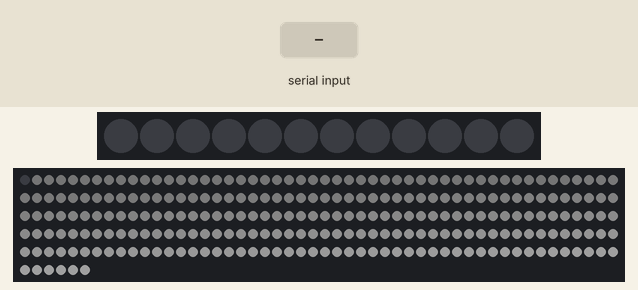
A sketch run on a simulated Arduino Mega 2560, built with avr-gcc and run on an emulated ATmega2560. Shown: 12 RGB LEDs in strip order, left to right, 256 RGB LEDs in strip order, left to right, continuing on the next row. The inputs (shaded band) are chosen by the test bench. Dim RGB values are drawn brighter than linear; what the sketch prints to the serial monitor is not drawn.

Above: at 1.2 s.

The sketch:

NeoPixel.ino
```cpp
// https://www.arduino.cc/reference/en/


#include <Adafruit_NeoPixel.h>

// https://funduino.de/nr-17-ws2812-neopixel

#define PIN  9   // Hier wird angegeben, an welchem digitalen Pin die WS2812 LEDs bzw. NeoPixel angeschlossen sind
#define RGBMATRIX_DOUT 8  //
#define NUMPIXELS 12 // Hier wird die Anzahl der angeschlossenen WS2812 LEDs bzw. NeoPixel angegeben
#define RGBMATRIX_NUMPIXELS 256 // Hier wird die Anzahl der angeschlossenen WS2812 LEDs bzw. NeoPixel angegeben

#define RGB_DIV 2048

Adafruit_NeoPixel pixels = Adafruit_NeoPixel(NUMPIXELS, PIN, NEO_GRB + NEO_KHZ800);
Adafruit_NeoPixel NeoPixel = Adafruit_NeoPixel(RGBMATRIX_NUMPIXELS, RGBMATRIX_DOUT, NEO_GRB + NEO_KHZ800);

int pause=100; // 100 Millisekunden Pause bis zur Ansteuerung der nächsten LED.
byte bySerialDummy;
byte bySerialR;
byte bySerialG;
byte bySerialB;

void setup() {
  // put your setup code here, to run once:
  pixels.begin(); // Initialisierung der NeoPixel
  NeoPixel.begin(); // Initialisierung der NeoPixel
  Serial.begin(115200); // Initialisierung der seriellen Schnittstelle
  Serial1.begin(115200); // Initialisierung der seriellen Schnittstelle
}

struct BITMAPFILEHEADER {
    byte    bfType;        // Typ bei *.bmp in Hex = 424D = BM
    word    bfSize;        // Dateigröße in Byte
    word    bfReserved1;
    word    bfReserved2;
    unsigned long   bfOffBits;     // Offset zum ersten Datenbyte des Bildes
};

struct BITMAPINFOHEADER {
    unsigned long   biSize;      // Länge des Info-Headers(dieser Record) = 40 Byte in Hex 28
    long    biWidth;      // Breite des Bilds
    long    biHeight;      // Höhe des Bilds
    word    biPlanes;       // Anzahl der Farbebenen in der Regel 1 u. 0
    word    biBitCount;      // Anzahl der Bits pro Pixel( Anzahl der Farben)
           // 1= Schwarz-Weis, 4 = 16 Farben = 64 Byte,
           // 8 = 256 Farben = 1024 Byte, 24 = 16 Milionen Farben
    unsigned long   biCompression;    // Komprimierungstyp, 0 = Unkomprimiert, 1 = 8-Bit
            // Run-Length-Encording-Verfahren,
                              // 2 = 4-Bit Run-Encording-Verfahren
    unsigned long   biSizeImage;       // Bildgröße in Bytes.
    long    biXPelsPerMeter;   // Horizontale Auflösung
    long    biYPelsPerMeter;   // Vertikale Auflösung
    unsigned long   biClrUsed;         // Die Zahl der im Bild vorkommenden Farben
    unsigned long   biClrImportant;    // die Anzahl der wichtigen Farben
} ;

#define BMP_HEADER_SIZE 54
byte color;
long idx;
int iBmpIdxCnt;
int iTimeOut;   // [ms]
byte byMsCnt;
//byte bild[] = {0,0,0, 0xff, 0x34, ,}

extern int __heap_start, *__brkval;
int iHeapStart;
int freeRam () {
  extern int __heap_start, *__brkval;
  int v;
  return (int) &v - (__brkval == 0 ? (int) &__heap_start : (int) __brkval);
}

void loop() {
  // put your main code here, to run repeatedly:
  if (byMsCnt == 0){
    for (idx = 0; idx < 256; idx++){
      NeoPixel.setPixelColor(idx, NeoPixel.Color((idx*idx+RGB_DIV-1)/RGB_DIV,(idx*idx+RGB_DIV-1)/RGB_DIV,(idx*idx+RGB_DIV-1)/RGB_DIV)); // Pixel1 leuchtet in der Farbe Grün
    }
    NeoPixel.show(); // Durchführen der Pixel-Ansteuerung
  }
/*
  Serial.write("Hello World 0\n");
  Serial1.write("Hello World 1\n");
  Serial.write("FreeRam: ");
  Serial.println(freeRam());
  Serial.write("HeapStart: ");
  iHeapStart = &__heap_start;
  Serial.println(iHeapStart);
*/
  if (byMsCnt >= 50){
    for (idx = 0; idx < 12; idx++){
      pixels.setPixelColor(idx, pixels.Color((color+idx) % 25, (color+idx+8) % 25, (color+idx+16) % 25)); // Pixel1 leuchtet in der Farbe Grün
    }
    color++;
    if (color >= 250) color = 0;
    if (iBmpIdxCnt == 0){
      for (idx = 0; idx < 256; idx++){
        NeoPixel.setPixelColor(idx, NeoPixel.Color((color+idx) % 25, (color+idx+8) % 25, (color+idx+16) % 25)); // Pixel1 leuchtet in der Farbe Grün
      }
    }
  }
  delay(1);
  byMsCnt++;
/*
  pixels.setPixelColor(0, pixels.Color(25, 0,0)); // Pixel1 leuchtet in der Farbe Grün
  pixels.setPixelColor(1, pixels.Color(25, 0,0)); // Pixel1 leuchtet in der Farbe Grün
  pixels.setPixelColor(2, pixels.Color(25, 0,0)); // Pixel1 leuchtet in der Farbe Grün
  pixels.setPixelColor(3, pixels.Color(25, 0,0)); // Pixel1 leuchtet in der Farbe Grün
  pixels.setPixelColor(4, pixels.Color(0, 25,0)); // Pixel1 leuchtet in der Farbe Grün
  pixels.setPixelColor(5, pixels.Color(0, 25,0)); // Pixel1 leuchtet in der Farbe Grün
  pixels.setPixelColor(6, pixels.Color(0, 25,0)); // Pixel1 leuchtet in der Farbe Grün
  pixels.setPixelColor(7, pixels.Color(0, 25,0)); // Pixel1 leuchtet in der Farbe Grün
  pixels.setPixelColor(8, pixels.Color(0, 0,25)); // Pixel1 leuchtet in der Farbe Grün
  pixels.setPixelColor(9, pixels.Color(0, 0,25)); // Pixel1 leuchtet in der Farbe Grün
  pixels.setPixelColor(10, pixels.Color(0, 0,25)); // Pixel1 leuchtet in der Farbe Grün
  pixels.setPixelColor(11, pixels.Color(0, 0,25)); // Pixel1 leuchtet in der Farbe Grün
*/
/*
pixels.setPixelColor(1, pixels.Color(0,255,0)); // Pixel1 leuchtet in der Farbe Grün
pixels.show(); // Durchführen der Pixel-Ansteuerung
delay (pause); // Pause, in dieser Zeit wird nichts verändert.
pixels.setPixelColor(2, pixels.Color(0,150,0)); // Pixel2 leuchtet in der Farbe Grün
pixels.show(); // Durchführen der Pixel-Ansteuerung
delay (pause); // Pause, in dieser Zeit wird nichts verändert.
pixels.setPixelColor(3, pixels.Color(0,50,0)); // Pixel3 leuchtet in der Farbe Grün
pixels.show(); // Durchführen der Pixel-Ansteuerung
delay (pause); // Pause, in dieser Zeit wird nichts verändert.
pixels.setPixelColor(4, pixels.Color(0,10,0)); // Pixel4 leuchtet in der Farbe Grün
pixels.show(); // Durchführen der Pixel-Ansteuerung
delay (pause); // Pause, in dieser Zeit wird nichts verändert.
pixels.setPixelColor(5, pixels.Color(0,1,0)); // Pixel5 leuchtet in der Farbe Grün
pixels.show(); // Durchführen der Pixel-Ansteuerung
delay (pause); // Pause, in dieser Zeit wird nichts verändert.

pixels.setPixelColor(6, pixels.Color(255,0,0)); // Pixel1 leuchtet in der Farbe Grün
pixels.show(); // Durchführen der Pixel-Ansteuerung
delay (pause); // Pause, in dieser Zeit wird nichts verändert.
pixels.setPixelColor(7, pixels.Color(150,0,0)); // Pixel2 leuchtet in der Farbe Grün
pixels.show(); // Durchführen der Pixel-Ansteuerung
delay (pause); // Pause, in dieser Zeit wird nichts verändert.
pixels.setPixelColor(8, pixels.Color(50,0,0)); // Pixel3 leuchtet in der Farbe Grün
pixels.show(); // Durchführen der Pixel-Ansteuerung
delay (pause); // Pause, in dieser Zeit wird nichts verändert.
pixels.setPixelColor(9, pixels.Color(10,0,0)); // Pixel4 leuchtet in der Farbe Grün
pixels.show(); // Durchführen der Pixel-Ansteuerung
delay (pause); // Pause, in dieser Zeit wird nichts verändert.
pixels.setPixelColor(10, pixels.Color(1,0,0)); // Pixel5 leuchtet in der Farbe Grün
pixels.show(); // Durchführen der Pixel-Ansteuerung
delay (pause); // Pause, in dieser Zeit wird nichts verändert.

pixels.setPixelColor(11, pixels.Color(0,0,255)); // Pixel1 leuchtet in der Farbe Grün
pixels.show(); // Durchführen der Pixel-Ansteuerung
delay (pause); // Pause, in dieser Zeit wird nichts verändert.
pixels.setPixelColor(0, pixels.Color(0,0,150)); // Pixel2 leuchtet in der Farbe Grün
pixels.show(); // Durchführen der Pixel-Ansteuerung
delay (pause); // Pause, in dieser Zeit wird nichts verändert.


// Zurücksetzen aller Pixelfarben auf Stufe "0" (aus)
pixels.setPixelColor(0, pixels.Color(0,0,0));
pixels.setPixelColor(1, pixels.Color(0,0,0));
pixels.setPixelColor(2, pixels.Color(0,0,0));
pixels.setPixelColor(3, pixels.Color(0,0,0));
pixels.setPixelColor(4, pixels.Color(0,0,0));
pixels.setPixelColor(5, pixels.Color(0,0,0));
pixels.setPixelColor(6, pixels.Color(0,0,0));
pixels.setPixelColor(7, pixels.Color(0,0,0));
pixels.setPixelColor(8, pixels.Color(0,0,0));
pixels.setPixelColor(9, pixels.Color(0,0,0));
pixels.setPixelColor(10, pixels.Color(0,0,0));
pixels.setPixelColor(11, pixels.Color(0,0,0)); */
pixels.show(); // Durchführen der Pixel-Ansteuerung
NeoPixel.show(); // Durchführen der Pixel-Ansteuerung
/*
delay (pause); // Pause, die LEDs bleiben in dieser Zeit aus
*/
  while(Serial.available() == 0);
  iBmpIdxCnt = 0;
  while(Serial.available()>0){
    if (iBmpIdxCnt >= BMP_HEADER_SIZE){
      if ((iBmpIdxCnt-BMP_HEADER_SIZE) % 3 == 0){ bySerialB = Serial.read();}
      else if ((iBmpIdxCnt-BMP_HEADER_SIZE) % 3 == 1){ bySerialG = Serial.read();}
      else if ((iBmpIdxCnt-BMP_HEADER_SIZE) % 3 == 2 /*&& iBmpIdxCnt-BMP_HEADER_SIZE < 32*3*/) {
        bySerialR = Serial.read();
        if (((iBmpIdxCnt-BMP_HEADER_SIZE)/3/16) & 1){
          // ungerade Zeile
          NeoPixel.setPixelColor((iBmpIdxCnt-BMP_HEADER_SIZE)/3 + 15 - (((iBmpIdxCnt-BMP_HEADER_SIZE)/3) % 16)- (((iBmpIdxCnt-BMP_HEADER_SIZE)/3) % 16), NeoPixel.Color(((long)bySerialR*bySerialR+RGB_DIV-1)/RGB_DIV, ((long)bySerialG*bySerialG+RGB_DIV-1)/RGB_DIV, ((long)bySerialB*bySerialB+RGB_DIV-1)/RGB_DIV)); // Pixel1 leuchtet in der Farbe Grün
        }
        else{
          // gerade Zeile
          NeoPixel.setPixelColor((iBmpIdxCnt-BMP_HEADER_SIZE)/3, NeoPixel.Color(((long)bySerialR*bySerialR+RGB_DIV-1)/RGB_DIV, ((long)bySerialG*bySerialG+RGB_DIV-1)/RGB_DIV, ((long)bySerialB*bySerialB+RGB_DIV-1)/RGB_DIV)); // Pixel1 leuchtet in der Farbe Grün
        }
//        Serial.println(iBmpIdxCnt-BMP_HEADER_SIZE);
      }
    }
    else{
      bySerialDummy = Serial.read();
    }
    iBmpIdxCnt++;
    if (Serial.available()<5){
      delay(3);
    }
  }
  Serial.println(iBmpIdxCnt);
/*  if (iTimeOut > 10000){
    iBmpIdxCnt = 0;
    iTimeOut = 0;
  }
  else{
    if (iBmpIdxCnt > 0){
      iTimeOut += 50;
    }
    else{
      iTimeOut = 0;
    }
  }
*/
}
```
